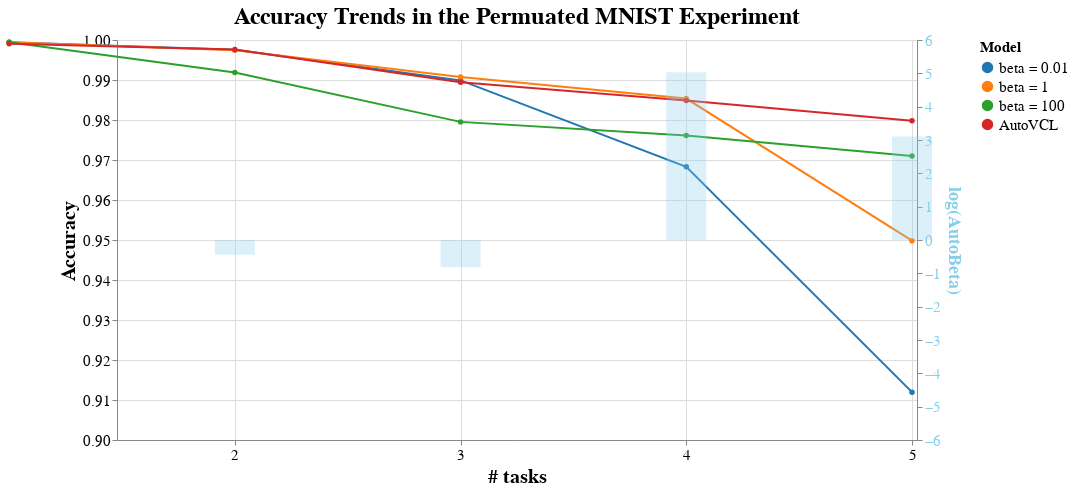

Notebook cell for this chart:
### Code cell
plot_trends([trends_alike_1, trends_alike_2, trends_alike_3, trends_alike_4,] ,alike_betas, lower = 0.9)

### Figure 1 — Vega-Lite specification as saved in the notebook (floating-point values rounded to 4 significant figures)
{"config": {"view": {"continuousWidth": 400, "continuousHeight": 300}, "axis": {"labelFontSize": 15, "titleFontSize": 20}, "legend": {"labelFontSize": 15, "titleFontSize": 15}, "title": {"fontSize": 24}}, "layer": [{"data": {"name": "data-fdb5e2ae91ae92e1731b64792d889611"}, "mark": {"type": "line", "point": true}, "encoding": {"color": {"field": "Series", "legend": {"title": "Model"}, "scale": {"scheme": "category10"}, "sort": ["beta = 0.01", "beta = 1", "beta = 100", "AutoVCL"], "type": "nominal"}, "tooltip": [{"field": "# of tasks", "type": "quantitative"}, {"field": "Values", "type": "quantitative"}, {"field": "Series", "type": "nominal"}], "x": {"axis": {"values": [1, 2, 3, 4, 5]}, "field": "# of tasks", "scale": {"domain": [1.5, 5]}, "title": "# tasks", "type": "quantitative"}, "y": {"axis": {"grid": true}, "field": "Values", "scale": {"domain": [0.9, 1]}, "title": "Accuracy", "type": "quantitative"}}}, {"data": {"name": "data-77676c5b5eaab7cf066a321953c832ac"}, "mark": {"type": "bar", "color": "skyblue", "opacity": 0.3, "width": 40}, "encoding": {"tooltip": [{"field": "# of tasks", "type": "quantitative"}, {"field": "AutoBeta", "type": "quantitative"}], "x": {"axis": {"values": [1, 2, 3, 4]}, "field": "# of tasks", "scale": {"domain": [1.5, 5]}, "title": "# tasks", "type": "quantitative"}, "y": {"axis": {"labelColor": "skyblue", "titleColor": "skyblue", "titleFontSize": 18}, "field": "AutoBeta", "scale": {"domain": [-6, 6]}, "title": "log(AutoBeta)", "type": "quantitative"}}}], "height": 400, "resolve": {"scale": {"y": "independent"}}, "title": "Accuracy Trends in the Permuated MNIST Experiment", "width": 800, "$schema": "https://vega.github.io/schema/vega-lite/v4.17.0.json", "datasets": {"data-fdb5e2ae91ae92e1731b64792d889611": [{"# of tasks": 1, "Series": "beta = 0.01", "Values": 0.9994}, {"# of tasks": 2, "Series": "beta = 0.01", "Values": 0.9975}, {"# of tasks": 3, "Series": "beta = 0.01", "Values": 0.9899}, {"# of tasks": 4, "Series": "beta = 0.01", "Values": 0.9683}, {"# of tasks": 5, "Series": "beta = 0.01", "Values": 0.912}, {"# of tasks": 1, "Series": "beta = 1", "Values": 0.9994}, {"# of tasks": 2, "Series": "beta = 1", "Values": 0.9974}, {"# of tasks": 3, "Series": "beta = 1", "Values": 0.9908}, {"# of tasks": 4, "Series": "beta = 1", "Values": 0.9854}, {"# of tasks": 5, "Series": "beta = 1", "Values": 0.9498}, {"# of tasks": 1, "Series": "beta = 100", "Values": 0.9994}, {"# of tasks": 2, "Series": "beta = 100", "Values": 0.9919}, {"# of tasks": 3, "Series": "beta = 100", "Values": 0.9795}, {"# of tasks": 4, "Series": "beta = 100", "Values": 0.9761}, {"# of tasks": 5, "Series": "beta = 100", "Values": 0.971}, {"# of tasks": 1, "Series": "AutoVCL", "Values": 0.9991}, {"# of tasks": 2, "Series": "AutoVCL", "Values": 0.9976}, {"# of tasks": 3, "Series": "AutoVCL", "Values": 0.9894}, {"# of tasks": 4, "Series": "AutoVCL", "Values": 0.9848}, {"# of tasks": 5, "Series": "AutoVCL", "Values": 0.9798}], "data-77676c5b5eaab7cf066a321953c832ac": [{"# of tasks": 1, "beta = 0.01": 0.9994, "beta = 1": 0.9994, "beta = 100": 0.9994, "AutoVCL": 0.9991, "AutoBeta": null}, {"# of tasks": 2, "beta = 0.01": 0.9975, "beta = 1": 0.9974, "beta = 100": 0.9919, "AutoVCL": 0.9976, "AutoBeta": -0.4461}, {"# of tasks": 3, "beta = 0.01": 0.9899, "beta = 1": 0.9908, "beta = 100": 0.9795, "AutoVCL": 0.9894, "AutoBeta": -0.8161}, {"# of tasks": 4, "beta = 0.01": 0.9683, "beta = 1": 0.9854, "beta = 100": 0.9761, "AutoVCL": 0.9848, "AutoBeta": 5.034}, {"# of tasks": 5, "beta = 0.01": 0.912, "beta = 1": 0.9498, "beta = 100": 0.971, "AutoVCL": 0.9798, "AutoBeta": 3.105}]}}
